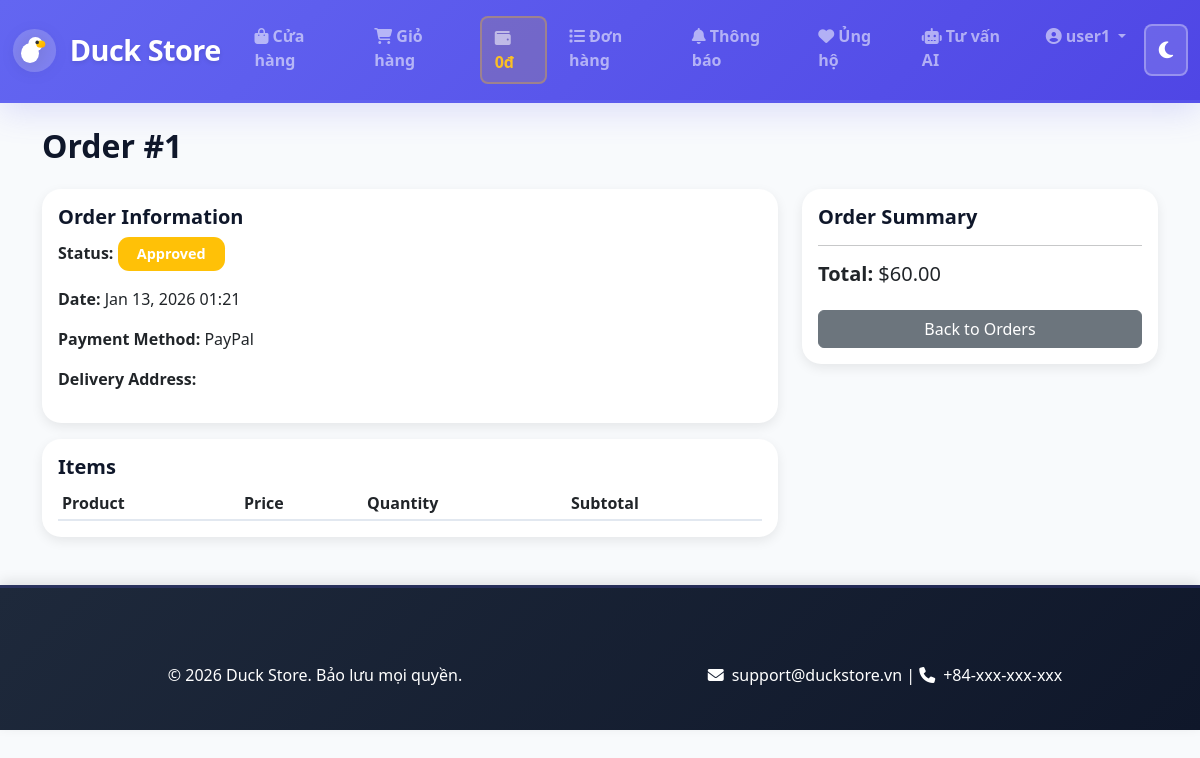
/orders/1/ (signed in), run on the app's committed database.
### store/models.py (models this page shows, shortened)
class UserProfile(models.Model):
    user = models.OneToOneField(User, on_delete=models.CASCADE, related_name='profile')
    balance = models.DecimalField(max_digits=12, decimal_places=2, default=0.00, help_text="Số dư tài khoản")
    phone = models.CharField(max_length=20, blank=True)
    address = models.TextField(blank=True)
    avatar = models.ImageField(upload_to='avatars/', blank=True, null=True)
    created_at = models.DateTimeField(auto_now_add=True)
    updated_at = models.DateTimeField(auto_now=True)
    class Meta:
        verbose_name = "Hồ sơ người dùng"
        verbose_name_plural = "Hồ sơ người dùng"

class Order(models.Model):
    STATUS_CHOICES = [
        ('Pending', 'Pending'),
        ('Approved', 'Approved'),
        ('Shipping', 'Shipping'),
        ('Completed', 'Completed'),
        ('Cancelled', 'Cancelled'),
    ]
    user = models.ForeignKey(User, on_delete=models.CASCADE)
    status = models.CharField(max_length=20, choices=STATUS_CHOICES, default='Pending')
    total_price = models.DecimalField(max_digits=10, decimal_places=2, default=0)
    created_at = models.DateTimeField(auto_now_add=True)
    payment_method = models.CharField(max_length=100, blank=True)
    discount_code = models.CharField(max_length=50, blank=True)
    delivery_address = models.TextField(blank=True)

### store/views.py (the view)
# urls.py: path('orders/<int:pk>/', views.order_detail, name='order_detail'),
@login_required
def order_detail(request, pk):
    order = get_object_or_404(Order, pk=pk, user=request.user)
    items = OrderItem.objects.filter(order=order)
    return render(request, 'store/order_detail.html', {'order': order, 'items': items})

### store/templates/store/order_detail.html (shortened to what this page needs)
{% extends 'store/base.html' %}
{% block content %}
<h2>Order #{{ order.id }}</h2>
<div class="row mt-4">
    <div class="col-md-8">
        <div class="card mb-3">
            <div class="card-body">
                <h5 class="card-title">Order Information</h5>
                <p><strong>Status:</strong>
                    <span class="badge bg-{% if order.status == 'Completed' %}success{% elif order.status == 'Cancelled' %}danger{% elif order.status == 'Shipping' %}info{% elif order.status == 'Approved' %}warning{% else %}secondary{% endif %}">
                        {{ order.status }}
                    </span>
                </p>
                <p><strong>Date:</strong> {{ order.created_at|date:"M d, Y H:i" }}</p>
                <p><strong>Payment Method:</strong> {{ order.payment_method }}</p>
                <p><strong>Delivery Address:</strong></p>
            </div>
        </div>
        <div class="card">
            <div class="card-body">
                <h5 class="card-title">Items</h5>
                <table class="table table-sm mb-0">
                    <thead>
                        <tr>
                            <th>Product</th>
                            <th>Price</th>
                            <th>Quantity</th>
                            <th>Subtotal</th>
                        </tr>
                    </thead>
                </table>
            </div>
        </div>
    </div>
    <div class="col-md-4">
        <div class="card sticky-top" style="top: 20px;">
            <div class="card-body">
                <h5 class="card-title">Order Summary</h5>
                <hr>
                <p class="h5"><strong>Total:</strong> ${{ order.total_price }}</p>
                <a href="{% url 'order_list' %}" class="btn btn-secondary w-100 mt-3">Back to Orders</a>
            </div>
        </div>
    </div>
</div>
{% endblock %}

### store/templates/store/base.html (shortened to what this page needs)
<!DOCTYPE html>
<html lang="vi">
<head>
    <link href="https://cdn.jsdelivr.net/npm/bootstrap@5.3.0/dist/css/bootstrap.min.css" rel="stylesheet">
    <link href="https://cdnjs.cloudflare.com/ajax/libs/font-awesome/6.4.0/css/all.min.css" rel="stylesheet">
</head>
<body>
    <nav class="navbar navbar-expand-lg navbar-dark">
        <div class="container-fluid">
            <a class="navbar-brand" href="{% url 'home' %}" style="display: flex; align-items: center; gap: 0.8rem; font-weight: 800;">
                <span>Duck Store</span>
            </a>
            <div class="collapse navbar-collapse" id="navbarNav">
                <ul class="navbar-nav ms-auto">
                    <li class="nav-item">
                        <a class="nav-link" href="{% url 'product_list' %}"><i class="fas fa-shopping-bag me-1"></i>Cửa hàng</a>
                    </li>
                    <li class="nav-item">
                        <a class="nav-link" href="{% url 'cart' %}" style="position: relative;">
                            <i class="fas fa-shopping-cart me-1"></i>Giỏ hàng
                        </a>
                    </li>
                    {% if user.is_authenticated %}
                    <li class="nav-item">
                        <a class="nav-link balance-link" href="{% url 'account_balance' %}">
                            <i class="fas fa-wallet me-1"></i>
                            <span class="balance-text">{{ user.profile.balance|floatformat:0 }}đ</span>
                        </a>
                    </li>
                    <li class="nav-item">
                        <a class="nav-link" href="{% url 'order_list' %}"><i class="fas fa-list me-1"></i>Đơn hàng</a>
                    </li>
                    <li class="nav-item">
                        <a class="nav-link" href="{% url 'notifications' %}"><i class="fas fa-bell me-1"></i>Thông báo</a>
                    </li>
                    <li class="nav-item">
                        <a class="nav-link" href="{% url 'qr_donate' %}"><i class="fas fa-heart me-1"></i>Ủng hộ</a>
                    </li>
                    <li class="nav-item">
                        <a class="nav-link" href="{% url 'ai_consultation' %}"><i class="fas fa-robot me-1"></i>Tư vấn AI</a>
                    </li>
                    <li class="nav-item dropdown">
                        <a class="nav-link dropdown-toggle" href="#" id="userDropdown" role="button" data-bs-toggle="dropdown">
                            <i class="fas fa-user-circle me-1"></i>{{ user.username }}
                        </a>
                    </li>
                    {% endif %}
                </ul>
                <button class="btn-brightness" type="button" title="Toggle dark mode" style="margin-left: auto;">
                </button>
            </div>
        </div>
    </nav>
    <div class="container mt-4">
        {% block content %}{% endblock %}
    </div>
    <footer class="footer mt-5">
        <div class="container">
            <div class="row">
                <div class="col-md-6 text-center">
                    <p>&copy; 2026 Duck Store. Bảo lưu mọi quyền.</p>
                </div>
                <div class="col-md-6 text-center">
                    <p><i class="fas fa-envelope me-2"></i>support@duckstore.vn | <i class="fas fa-phone me-2"></i>+84-xxx-xxx-xxx</p>
                </div>
            </div>
        </div>
    </footer>
</body>
</html>

### store/templates/store/base.html (style rules this page uses)
:root { --primary: #6366f1; --primary-dark: #4f46e5; --accent: #ec4899; --success: #10b981; --light-bg: #f8fafc; --light-text: #0f172a; --border-color: #e2e8f0; --dark-bg: #0f172a; --dark-surface: #1e293b; --dark-text: #f1f5f9; --dark-border: #334155; }
* { font-family: 'Segoe UI', Tahoma, Geneva, Verdana, sans-serif; }
body { background-color: var(--light-bg); color: var(--light-text); transition: all 0.3s ease; }
.navbar { background: linear-gradient(135deg, var(--primary) 0%, var(--primary-dark) 100%); box-shadow: 0 8px 32px rgba(99, 102, 241, 0.2); padding: 1rem 0; border-bottom: 3px solid rgba(99, 102, 241, 0.3); }
.navbar-brand { font-weight: 800; font-size: 1.8rem; letter-spacing: -0.5px; text-shadow: 0 2px 4px rgba(0,0,0,0.1); }
.nav-link { transition: all 0.3s ease; font-weight: 600; margin: 0 0.3rem; padding: 0.5rem 0.8rem !important; border-radius: 0.5rem; }
.btn-brightness { background: rgba(255,255,255,0.15); border: 2px solid rgba(255,255,255,0.3); color: white; cursor: pointer; font-size: 1.2rem; padding: 0.6rem 0.8rem; border-radius: 0.5rem; transition: all 0.3s ease; margin-left: 10px; }
.balance-link { background: rgba(255, 193, 7, 0.15) !important; border-radius: 0.5rem; padding: 0.5rem 0.8rem !important; border: 2px solid rgba(255, 193, 7, 0.3); transition: all 0.3s ease; font-weight: 700; }
.balance-text { color: #fbbf24; font-weight: 800; }
.footer { background: linear-gradient(135deg, #1e293b 0%, #0f172a 100%); color: white; padding: 4rem 0 2rem; margin-top: 5rem; border-top: 3px solid rgba(99, 102, 241, 0.2); box-shadow: 0 -4px 12px rgba(0,0,0,0.1); }
.footer p { margin: 0.7rem 0; font-weight: 500; }
.card { border: none; border-radius: 1.2rem; box-shadow: 0 4px 12px rgba(0,0,0,0.08); transition: all 0.3s ease; }
.card-title { font-weight: 700; color: var(--light-text); }
.badge { border-radius: 0.7rem; padding: 0.6rem 1.2rem; font-weight: 700; font-size: 0.9rem; }
h1, h2, h3, h4, h5, h6 { color: var(--light-text); font-weight: 800; }
.table { border-collapse: collapse; }
.table thead { background-color: var(--light-bg); font-weight: 700; border-bottom: 2px solid var(--border-color); }

### data on the page
Order: id "1", status "Approved", created_at "Jan 13, 2026 01:21", payment_method "PayPal", total_price "60.00"

### other printed values
{{ user.profile.balance|floatformat:0 }} "0"
{{ user.username }} "user1"
